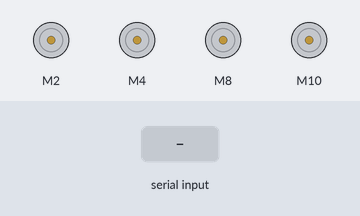
This sketch was run on a simulated Arduino Uno, built with avr-gcc and run on an emulated ATmega328P. Shown: 4 × DC motor (green arrow = forward, orange = backward, longer = faster). Inputs (shaded band) come from the test bench.

Above: at 1.2 s.
1.3 s: "W" received over Serial
At 1.8 s:
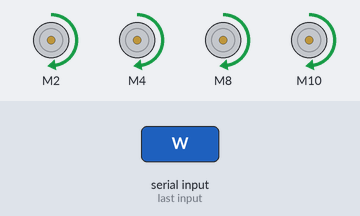
2.8 s: "S" received over Serial
At 4.0 s:
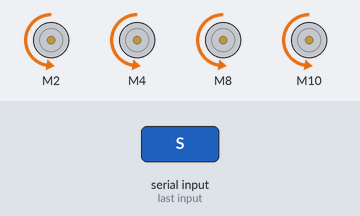
4.3 s: "X" received over Serial
At 5.3 s:
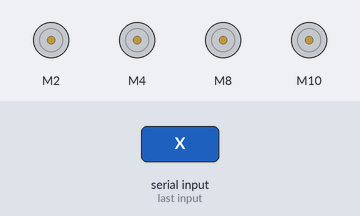
5.8 s: "1" received over Serial
At 6.4 s:
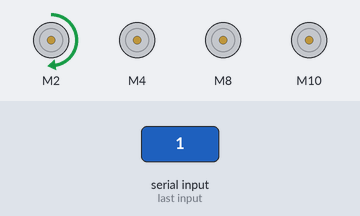
7.3 s: "2" received over Serial
At 8.5 s:
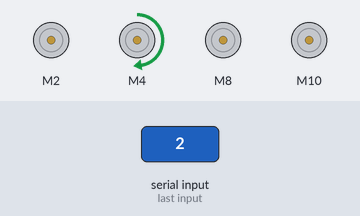
8.8 s: "3" received over Serial
At 9.9 s:
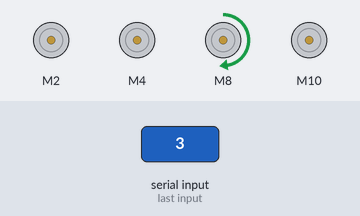
Timing chart, 0 to 11.3 s (numbered marks = the images above; inputs shaded):
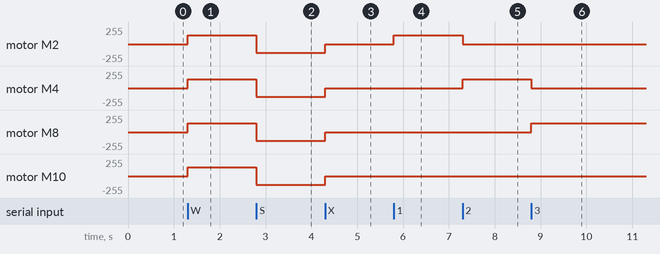

The sketch:

trial.ino
```cpp
 #include "CytronMotorDriver.h"


// Configure the motor driver.
CytronMD motor1(PWM_DIR, 2, 22);  // PWM 1 = Pin 3, DIR 1 = Pin 4.
CytronMD motor2(PWM_DIR, 4, 26);
CytronMD motor3(PWM_DIR, 8, 30);
CytronMD motor4(PWM_DIR, 10, 34);  // PWM 2 = Pin 9, DIR 2 = Pin 10.


// The setup routine runs once when you press reset.
void setup() {
  // Initialize serial communication
  Serial.begin(9600);

  // Attach the motor to the motor pin
}

void loop() {
  if (Serial.available() > 0) {
    char command = Serial.read(); // Read the incoming command

    // Check the command received and control the motor accordingly
    if (command == 'W') { // Up arrow key
      motor1.setSpeed(128);   // Motor 1 runs forward at 50% speed.
      motor2.setSpeed(128);
      motor3.setSpeed(128);
      motor4.setSpeed(128);   // Rotate wheel clockwise (adjust value as needed)
    } else if (command == 'A') { // Down arrow key
      motor1.setSpeed(128);   // Motor 1 runs forward at 50% speed.
      motor2.setSpeed(128);
      motor3.setSpeed(128);
      motor4.setSpeed(128);    // Rotate wheel counterclockwise (adjust value as needed)
    } else if (command == 'S') { // Down arrow key
      motor1.setSpeed(-128);   // Motor 1 runs forward at 50% speed.
      motor2.setSpeed(-128);
      motor3.setSpeed(-128);
      motor4.setSpeed(-128);
    } else if (command == 'D') { // Down arrow key
      motor1.setSpeed(128);   // Motor 1 runs forward at 50% speed.
      motor2.setSpeed(128);
      motor3.setSpeed(128);
      motor4.setSpeed(128);

    } else if (command == 'X') { // Down arrow key
      motor1.setSpeed(0);   // Motor 1 runs forward at 50% speed.
      motor2.setSpeed(0);
      motor3.setSpeed(0);
      motor4.setSpeed(0);

    } else if (command == '1') { // Down arrow key
      motor1.setSpeed(128);   // Motor 1 runs forward at 50% speed.
      motor2.setSpeed(0);
      motor3.setSpeed(0);
      motor4.setSpeed(0);

    } else if (command == '2') { // Down arrow key
      motor1.setSpeed(0);   // Motor 1 runs forward at 50% speed.
      motor2.setSpeed(128);
      motor3.setSpeed(0);
      motor4.setSpeed(0);

    } else if (command == '3') { // Down arrow key
      motor1.setSpeed(0);   // Motor 1 runs forward at 50% speed.
      motor2.setSpeed(0);
      motor3.setSpeed(128);
      motor4.setSpeed(0);

    } else if (command == '4') { // Down arrow key
      motor1.setSpeed(0);   // Motor 1 runs forward at 50% speed.
      motor2.setSpeed(0);
      motor3.setSpeed(0);
      motor4.setSpeed(128);
    }
  }
  }
// The loop routine runs over and over again forever.
```

Measured:
- after the input at 1.3 s, motor M2, motor M4, motor M8, motor M10: stopped → forward 128/255 at once
- after the input at 2.8 s, motor M2, motor M4, motor M8, motor M10: forward 128/255 → backward 128/255 at once
- after the input at 4.3 s, motor M2, motor M4, motor M8, motor M10: backward 128/255 → stopped at once
- after the input at 5.8 s, motor M2: stopped → forward 128/255 at once
- after the input at 7.3 s, motor M2: forward 128/255 → stopped at once; motor M4: stopped → forward 128/255 at once
- after the input at 8.8 s, motor M4: forward 128/255 → stopped at once; motor M8: stopped → forward 128/255 at once
